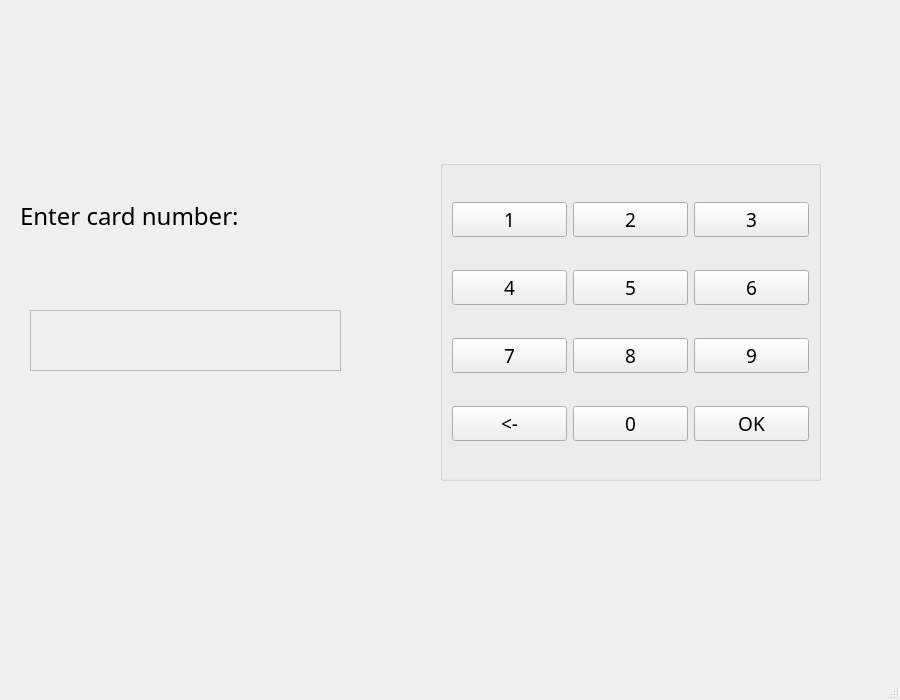
<?xml version="1.0" encoding="UTF-8"?>
<ui version="4.0">
 <class>MainWindow</class>
 <widget class="QMainWindow" name="MainWindow">
  <property name="geometry">
   <rect>
    <x>0</x>
    <y>0</y>
    <width>900</width>
    <height>700</height>
   </rect>
  </property>
  <property name="minimumSize">
   <size>
    <width>900</width>
    <height>700</height>
   </size>
  </property>
  <property name="maximumSize">
   <size>
    <width>900</width>
    <height>700</height>
   </size>
  </property>
  <property name="baseSize">
   <size>
    <width>900</width>
    <height>700</height>
   </size>
  </property>
  <property name="windowTitle">
   <string>MainWindow</string>
  </property>
  <property name="autoFillBackground">
   <bool>true</bool>
  </property>
  <widget class="QWidget" name="centralwidget">
   <widget class="QLabel" name="label_2">
    <property name="geometry">
     <rect>
      <x>20</x>
      <y>170</y>
      <width>241</width>
      <height>91</height>
     </rect>
    </property>
    <property name="font">
     <font>
      <family>Arial Rounded MT Bold</family>
      <pointsize>18</pointsize>
      <weight>50</weight>
      <bold>false</bold>
     </font>
    </property>
    <property name="text">
     <string>Enter card number:</string>
    </property>
   </widget>
   <widget class="QGroupBox" name="gridGroupBox">
    <property name="geometry">
     <rect>
      <x>440</x>
      <y>160</y>
      <width>381</width>
      <height>321</height>
     </rect>
    </property>
    <layout class="QGridLayout" name="gridLayout_4">
     <item row="2" column="2">
      <widget class="QPushButton" name="digit_9">
       <property name="font">
        <font>
         <family>Arial Rounded MT Bold</family>
         <pointsize>14</pointsize>
        </font>
       </property>
       <property name="text">
        <string>9</string>
       </property>
      </widget>
     </item>
     <item row="4" column="2">
      <widget class="QPushButton" name="digit_OK">
       <property name="font">
        <font>
         <family>Arial Rounded MT Bold</family>
         <pointsize>14</pointsize>
        </font>
       </property>
       <property name="text">
        <string>OK</string>
       </property>
      </widget>
     </item>
     <item row="4" column="0">
      <widget class="QPushButton" name="digit_back">
       <property name="font">
        <font>
         <family>Arial Rounded MT Bold</family>
         <pointsize>14</pointsize>
        </font>
       </property>
       <property name="text">
        <string>&lt;-</string>
       </property>
      </widget>
     </item>
     <item row="4" column="1">
      <widget class="QPushButton" name="digit_0">
       <property name="font">
        <font>
         <family>Arial Rounded MT Bold</family>
         <pointsize>14</pointsize>
        </font>
       </property>
       <property name="text">
        <string>0</string>
       </property>
      </widget>
     </item>
     <item row="0" column="0">
      <widget class="QPushButton" name="digit_1">
       <property name="font">
        <font>
         <family>Arial Rounded MT Bold</family>
         <pointsize>14</pointsize>
        </font>
       </property>
       <property name="text">
        <string>1</string>
       </property>
      </widget>
     </item>
     <item row="2" column="0">
      <widget class="QPushButton" name="digit_7">
       <property name="font">
        <font>
         <family>Arial Rounded MT Bold</family>
         <pointsize>14</pointsize>
        </font>
       </property>
       <property name="text">
        <string>7</string>
       </property>
      </widget>
     </item>
     <item row="0" column="2">
      <widget class="QPushButton" name="digit_3">
       <property name="font">
        <font>
         <family>Arial Rounded MT Bold</family>
         <pointsize>14</pointsize>
        </font>
       </property>
       <property name="text">
        <string>3</string>
       </property>
      </widget>
     </item>
     <item row="1" column="0">
      <widget class="QPushButton" name="digit_4">
       <property name="font">
        <font>
         <family>Arial Rounded MT Bold</family>
         <pointsize>14</pointsize>
        </font>
       </property>
       <property name="text">
        <string>4</string>
       </property>
      </widget>
     </item>
     <item row="0" column="1">
      <widget class="QPushButton" name="digit_2">
       <property name="font">
        <font>
         <family>Arial Rounded MT Bold</family>
         <pointsize>14</pointsize>
        </font>
       </property>
       <property name="text">
        <string>2</string>
       </property>
      </widget>
     </item>
     <item row="2" column="1">
      <widget class="QPushButton" name="digit_8">
       <property name="font">
        <font>
         <family>Arial Rounded MT Bold</family>
         <pointsize>14</pointsize>
        </font>
       </property>
       <property name="text">
        <string>8</string>
       </property>
      </widget>
     </item>
     <item row="1" column="2">
      <widget class="QPushButton" name="digit_6">
       <property name="font">
        <font>
         <family>Arial Rounded MT Bold</family>
         <pointsize>14</pointsize>
        </font>
       </property>
       <property name="text">
        <string>6</string>
       </property>
      </widget>
     </item>
     <item row="1" column="1">
      <widget class="QPushButton" name="digit_5">
       <property name="font">
        <font>
         <family>Arial Rounded MT Bold</family>
         <pointsize>14</pointsize>
        </font>
       </property>
       <property name="text">
        <string>5</string>
       </property>
      </widget>
     </item>
    </layout>
   </widget>
   <widget class="QLabel" name="card_number">
    <property name="geometry">
     <rect>
      <x>30</x>
      <y>310</y>
      <width>311</width>
      <height>61</height>
     </rect>
    </property>
    <property name="font">
     <font>
      <family>Arial Rounded MT Bold</family>
      <pointsize>14</pointsize>
     </font>
    </property>
    <property name="autoFillBackground">
     <bool>true</bool>
    </property>
    <property name="frameShape">
     <enum>QFrame::StyledPanel</enum>
    </property>
    <property name="frameShadow">
     <enum>QFrame::Raised</enum>
    </property>
    <property name="text">
     <string/>
    </property>
   </widget>
  </widget>
  <widget class="QMenuBar" name="menubar">
   <property name="geometry">
    <rect>
     <x>0</x>
     <y>0</y>
     <width>900</width>
     <height>22</height>
    </rect>
   </property>
  </widget>
  <widget class="QStatusBar" name="statusbar"/>
 </widget>
 <resources/>
 <connections/>
</ui>
